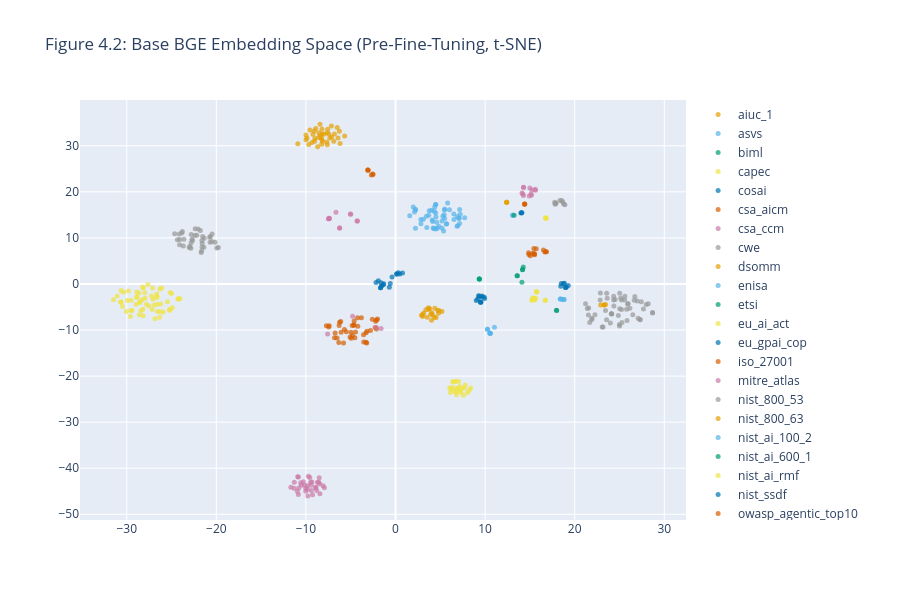

The notebook cell saved with this chart:
### Code cell
"""
Interactive t-SNE scatter plot of base BGE embeddings, colored by framework.

Each point is a security control, positioned by its 2D t-SNE projection.
Colors distinguish frameworks. In the BASE (pre-fine-tuning) space, controls
from different frameworks are often interleaved — the model hasn't learned
to separate security domains. Compare with the post-fine-tuning t-SNE in Section 5.

Hover over points to see the full control_id (framework::control_name).
"""
# Assign a unique color to each framework using the Okabe-Ito palette (cycles if >8)
unique_fws = sorted(set(sample_frameworks))
fw_color_map = {fw: OKABE_ITO[i % len(OKABE_ITO)] for i, fw in enumerate(unique_fws)}

fig = go.Figure()
for fw in unique_fws:
    mask = [f == fw for f in sample_frameworks]
    fw_coords = coords[mask]
    fw_ids_filtered = [str(sample_ids[i]) for i, m in enumerate(mask) if m]
    fig.add_trace(go.Scatter(
        x=fw_coords[:, 0], y=fw_coords[:, 1],
        mode="markers",
        name=fw,
        marker=dict(size=5, color=fw_color_map[fw], opacity=0.7),
        text=fw_ids_filtered,
        hovertemplate="%{text}<extra>%{fullData.name}</extra>",
    ))
fig_num = fig_counter.next(4)
plotly_with_fallback(fig, fig_num, "Base BGE Embedding Space (Pre-Fine-Tuning, t-SNE)")

### Figure 1 — Plotly figure (JSON) as saved in the notebook; plotly's stock layout.template omitted (floating-point values rounded to 4 significant figures)
{"data": [{"hovertemplate": "%{text}<extra>%{fullData.name}</extra>", "marker": {"color": "#E69F00", "opacity": 0.7, "size": 5}, "mode": "markers", "name": "aiuc_1", "text": ["aiuc_1::B004.4", "aiuc_1::C007.1", "aiuc_1::B004.2", "aiuc_1::C009.1", "aiuc_1::C005.3", "aiuc_1::B008.4", "aiuc_1::D001.3", "aiuc_1::B008.3", "aiuc_1::E002.2", "aiuc_1::C008.1", "aiuc_1::C003.3", "aiuc_1::E016.5", "aiuc_1::B004.1", "aiuc_1::B008.2", "aiuc_1::D004.1", "aiuc_1::E011.1", "aiuc_1::E010.1", "aiuc_1::E013.1", "aiuc_1::C002.1", "aiuc_1::E008.2"], "type": "scatter", "x": [3.658, 3.939, 4.38, 4.125, 3.035, 3.803, 3.025, 3.149, 5.182, 4.038, 2.898, 4.025, 3.721, 4.707, 3.39, 4.323, 4.531, 3.55, 4.789, 4.885], "y": [-5.145, -6.551, -5.269, -6.66, -7.082, -5.348, -6.638, -6.283, -5.991, -6.273, -6.803, -7.852, -5.566, -5.687, -5.603, -7.238, -7.26, -7.246, -6.367, -5.811]}, {"hovertemplate": "%{text}<extra>%{fullData.name}</extra>", "marker": {"color": "#56B4E9", "opacity": 0.7, "size": 5}, "mode": "markers", "name": "asvs", "text": ["asvs::asvs:V12.3.5", "asvs::asvs:V9.1.2", "asvs::asvs:V9.2.5", "asvs::asvs:V5.2.1", "asvs::asvs:V8.1.4", "asvs::asvs:V13.2.6", "asvs::asvs:V4.1.2", "asvs::asvs:V12.3.3", "asvs::asvs:V14.5.4", "asvs::asvs:V4.2.2", "asvs::asvs:V6.3.1", "asvs::asvs:V3.2.1", "asvs::asvs:V1.11.3", "asvs::asvs:V3.4.4", "asvs::asvs:V2.9.3", "asvs::asvs:V10.3.2", "asvs::asvs:V8.3.1", "asvs::asvs:V6.3.2", "asvs::asvs:V10.2.5", "asvs::asvs:V4.2.1", "asvs::asvs:V14.4.5", "asvs::asvs:V5.5.3", "asvs::asvs:V12.1.1", "asvs::asvs:V10.1.1", "asvs::asvs:V2.7.2", "asvs::asvs:V4.3.2", "asvs::asvs:V1.2.1", "asvs::asvs:V1.1.4", "asvs::asvs:V14.2.1", "asvs::asvs:V10.2.3", "asvs::asvs:V1.2.4", "asvs::asvs:V2.4.5", "asvs::asvs:V2.2.2", "asvs::asvs:V2.10.3", "asvs::asvs:V1.9.1", "asvs::asvs:V2.8.5", "asvs::asvs:V1.1.5", "asvs::asvs:V13.2.5", "asvs::asvs:V6.2.7", "asvs::asvs:V9.2.4", "asvs::asvs:V5.2.2", "asvs::asvs:V12.4.2", "asvs::asvs:V2.8.3", "asvs::asvs:V2.1.4", "asvs::asvs:V14.2.6", "asvs::asvs:V14.4.3", "asvs::asvs:V13.3.1", "asvs::asvs:V3.5.3", "asvs::asvs:V14.1.3", "asvs::asvs:V6.1.3", "asvs::asvs:V2.5.2"], "type": "scatter", "x": [5.462, 5.492, 7.721, 6.898, 2.223, 4.103, 4.269, 4.025, 6.87, 5.189, 2.204, 4.514, 3.764, 2.837, 4.478, 4.473, 1.976, 2.121, 7.157, 4.488, 6.941, 6.017, 5.428, 5.818, 5.707, 2.824, 5.191, 3.493, 4.594, 4.491, 4.666, 7.15, 5.675, 4.372, 5.283, 7.224, 6.507, 6.522, 1.583, 5.37, 7.105, 4.814, 4.32, 4.204, 4.133, 3.106, 3.709, 5.49, 3.449, 2.247, 7.065], "y": [16.08, 14.21, 14.36, 14.63, 12.11, 13.86, 12.05, 16.02, 12.55, 12.17, 16.24, 14.54, 15.89, 13.08, 15.43, 17.23, 16.71, 15.62, 16.18, 11.95, 12.62, 16.14, 15.05, 17.57, 13.05, 14.02, 13.67, 12.25, 13.43, 17.26, 12.1, 13.15, 13.02, 16.7, 14.68, 15.13, 15.17, 14.02, 14.8, 11.51, 14.27, 12.54, 15.81, 12.16, 13.58, 14.04, 14.93, 16.26, 14.69, 16.1, 14.26]}, {"hovertemplate": "%{text}<extra>%{fullData.name}</extra>", "marker": {"color": "#009E73", "opacity": 0.7, "size": 5}, "mode": "markers", "name": "biml", "text": ["biml::biml:BIML-24(LLM): input:2", "biml::biml:BIML-78(2020): data:1", "biml::biml:BIML-78(2020): data:2", "biml::biml:BIML-24(LLM): model:6", "biml::biml:BIML-78(2020): system:8", "biml::biml:inference:4"], "type": "scatter", "x": [13.6, 14.19, 14.17, 13.56, 14.26, 14.11], "y": [1.764, 3.118, 3.098, 1.786, 3.689, 0.3509]}, {"hovertemplate": "%{text}<extra>%{fullData.name}</extra>", "marker": {"color": "#F0E442", "opacity": 0.7, "size": 5}, "mode": "markers", "name": "capec", "text": ["capec::capec:460", "capec::capec:20", "capec::capec:538", "capec::capec:115", "capec::capec:79", "capec::capec:105", "capec::capec:23", "capec::capec:136", "capec::capec:175", "capec::capec:504", "capec::capec:297", "capec::capec:468", "capec::capec:170", "capec::capec:102", "capec::capec:21", "capec::capec:317", "capec::capec:28", "capec::capec:185", "capec::capec:306", "capec::capec:110", "capec::capec:184", "capec::capec:101", "capec::capec:307", "capec::capec:150", "capec::capec:42", "capec::capec:250", "capec::capec:615", "capec::capec:10", "capec::capec:51", "capec::capec:263", "capec::capec:693", "capec::capec:441", "capec::capec:197", "capec::capec:261", "capec::capec:645", "capec::capec:285", "capec::capec:593", "capec::capec:125", "capec::capec:654", "capec::capec:564", "capec::capec:216", "capec::capec:83", "capec::capec:62", "capec::capec:22", "capec::capec:555", "capec::capec:212", "capec::capec:695", "capec::capec:161", "capec::capec:251", "capec::capec:3", "capec::capec:15", "capec::capec:142", "capec::capec:85", "capec::capec:309", "capec::capec:233", "capec::capec:591", "capec::capec:268", "capec::capec:57", "capec::capec:31"], "type": "scatter", "x": [-26.3, -27.07, -25.0, -27.98, -31.49, -26.65, -26.94, -30.05, -28.86, -24.07, -30.38, -25.14, -28.88, -28.41, -28.17, -30.68, -27.12, -28.88, -29.82, -27.23, -28.15, -26.84, -31.07, -28.27, -29.54, -28.57, -26.26, -26.62, -28.58, -27.81, -25.21, -26.1, -30.65, -29.51, -26.56, -27.64, -25.21, -28.97, -24.22, -24.28, -28.23, -29.59, -28.2, -27.52, -25.45, -28.64, -25.93, -27.94, -28.54, -24.91, -27.14, -29.4, -26.65, -30.64, -26.58, -26.33, -29.93, -26.2, -30.48], "y": [-1.067, -3.325, -2.062, -1.928, -3.41, -2.658, -4.555, -5.954, -2.951, -3.199, -1.782, -1.824, -2.782, -5.735, -6.924, -3.935, -0.8625, -1.739, -1.502, -2.594, -0.8978, -7.548, -2.59, -3.399, -5.765, -4.01, -6.039, -2.962, -6.692, -4.397, -5.714, -0.8636, -3.97, -3.535, -5.955, -0.1113, -5.467, -4.439, -3.208, -3.241, -0.6578, -7.034, -5.467, -4.795, -3.878, -1.957, -6.059, -3.093, -3.936, -5.138, -5.556, -5.785, -2.16, -1.398, -4.407, -7.228, -3.585, -4.354, -4.883]}, {"hovertemplate": "%{text}<extra>%{fullData.name}</extra>", "marker": {"color": "#0072B2", "opacity": 0.7, "size": 5}, "mode": "markers", "name": "cosai", "text": ["cosai::FLP", "cosai::DMS", "cosai::MRE", "cosai::DP", "cosai::UTD", "cosai::ISD", "cosai::controlOutputValidationAndSanitization", "cosai::PCP", "cosai::controlIncidentResponseManagement", "cosai::SDD", "cosai::controlRedTeaming", "cosai::controlUserTransparencyAndControls", "cosai::controlInternalPoliciesAndEducation", "cosai::controlModelPrivacyEnhancingTechnologies", "cosai::EDH-I", "cosai::IMO"], "type": "scatter", "x": [-1.664, -1.354, -0.6898, -1.562, -2.173, -1.614, 0.3039, -1.677, 0.1406, -1.319, 0.4677, 0.7803, -0.3876, 0.1256, -0.5835, -1.917], "y": [-0.8377, -0.1672, -0.6848, -0.4264, 0.3375, 0.2634, 2.418, -0.8097, 2.114, 0.06516, 2.149, 2.364, 1.488, 2.212, 0.09964, 0.6872]}, {"hovertemplate": "%{text}<extra>%{fullData.name}</extra>", "marker": {"color": "#D55E00", "opacity": 0.7, "size": 5}, "mode": "markers", "name": "csa_aicm", "text": ["csa_aicm::MDS-07", "csa_aicm::TVM-13", "csa_aicm::STA-15", "csa_aicm::MDS-01", "csa_aicm::DSP-21", "csa_aicm::STA-02", "csa_aicm::STA-05", "csa_aicm::CEK-01", "csa_aicm::HRS-13", "csa_aicm::MDS-04", "csa_aicm::AIS-02", "csa_aicm::DSP-03", "csa_aicm::TVM-05", "csa_aicm::SEF-04", "csa_aicm::UEM-07", "csa_aicm::IAM-18", "csa_aicm::SEF-09", "csa_aicm::AIS-09", "csa_aicm::DCS-13", "csa_aicm::CEK-18", "csa_aicm::CCC-03", "csa_aicm::DSP-02", "csa_aicm::UEM-10", "csa_aicm::STA-09", "csa_aicm::IAM-06", "csa_aicm::IAM-04", "csa_aicm::DCS-09", "csa_aicm::AIS-07", "csa_aicm::LOG-09", "csa_aicm::I&S-06", "csa_aicm::I&S-02", "csa_aicm::BCR-06", "csa_aicm::LOG-03", "csa_aicm::DCS-06", "csa_aicm::CEK-06", "csa_aicm::IAM-14", "csa_aicm::HRS-04", "csa_aicm::DSP-18", "csa_aicm::BCR-04", "csa_aicm::STA-12"], "type": "scatter", "x": [-7.4, -6.331, -3.29, -7.715, -2.011, -2.793, -3.57, -3.216, -6.807, -7.455, -2.274, -2.585, -5.8, -5.708, -6.242, -4.465, -4.645, -4.641, -6.518, -3.283, -3.806, -2.213, -6.115, -4.208, -4.811, -5.487, -4.837, -6.294, -4.614, -4.535, -2.133, -4.943, -4.239, -5.072, -3.546, -4.957, -6.741, -2.128, -6.07, -3.186], "y": [-9.048, -12.69, -10.58, -9.053, -7.63, -10.07, -11.02, -12.8, -11.68, -9.334, -9.465, -7.671, -12.84, -9.896, -8.302, -10.45, -8.986, -8.933, -11.71, -12.66, -7.326, -8.098, -8.124, -9.161, -11.21, -10.35, -9.006, -9.019, -8.016, -11.68, -9.794, -11.78, -7.343, -11.54, -12.62, -10.47, -10.62, -7.825, -10.47, -10.26]}, {"hovertemplate": "%{text}<extra>%{fullData.name}</extra>", "marker": {"color": "#CC79A7", "opacity": 0.7, "size": 5}, "mode": "markers", "name": "csa_ccm", "text": ["csa_ccm::csa_ccm:HRS", "csa_ccm::csa_ccm:IVS-02", "csa_ccm::csa_ccm:AIS-02", "csa_ccm::csa_ccm:LOG"], "type": "scatter", "x": [-7.579, -1.611, -2.14, -4.79], "y": [-10.85, -9.659, -9.437, -7.002]}, {"hovertemplate": "%{text}<extra>%{fullData.name}</extra>", "marker": {"color": "#999999", "opacity": 0.7, "size": 5}, "mode": "markers", "name": "cwe", "text": ["cwe::cwe:287", "cwe::cwe:155", "cwe::cwe:332", "cwe::cwe:16", "cwe::cwe:1235", "cwe::cwe:272", "cwe::cwe:250", "cwe::cwe:539", "cwe::cwe:1009", "cwe::cwe:98", "cwe::cwe:300", "cwe::cwe:353", "cwe::cwe:1104", "cwe::cwe:566", "cwe::cwe:532", "cwe::cwe:779", "cwe::cwe:829", "cwe::cwe:436", "cwe::cwe:528", "cwe::cwe:226", "cwe::cwe:138", "cwe::cwe:304", "cwe::cwe:310", "cwe::cwe:1230", "cwe::cwe:334", "cwe::cwe:390", "cwe::cwe:89", "cwe::cwe:96", "cwe::cwe:233", "cwe::cwe:1297", "cwe::cwe:346", "cwe::cwe:613", "cwe::cwe:1240", "cwe::cwe:400", "cwe::cwe:1267", "cwe::cwe:116", "cwe::cwe:521"], "type": "scatter", "x": [-21.6, -22.18, -20.14, -21.36, -23.62, -20.7, -21.57, -22.8, -24.15, -24.65, -22.95, -22.66, -24.1, -20.67, -22.41, -23.85, -23.79, -20.75, -21.69, -21.39, -21.78, -22.84, -23.03, -24.09, -20.5, -22.37, -22.03, -21.53, -22.72, -19.78, -20.48, -22.81, -24.35, -21.61, -19.95, -23.69, -21.64], "y": [8.035, 10.58, 9.059, 9.95, 9.729, 9.067, 8.838, 10.73, 10.86, 10.91, 8.2, 9.441, 8.503, 10.29, 10.51, 11.07, 11.42, 10.12, 6.814, 7.975, 11.62, 7.777, 7.923, 9.641, 9.214, 11.99, 11.92, 10.3, 9.708, 7.921, 10.83, 8.966, 9.591, 9.43, 7.801, 8.271, 7.136]}, {"hovertemplate": "%{text}<extra>%{fullData.name}</extra>", "marker": {"color": "#E69F00", "opacity": 0.7, "size": 5}, "mode": "markers", "name": "dsomm", "text": ["dsomm::dsomm:3d1f4c3b-f713-46d9-933a-54a014a26c03", "dsomm::dsomm:bfdb576e-a416-4ec6-96fe-a078d58b2ff8", "dsomm::dsomm:46d6a2a8-f9dc-4c15-9fc8-1723cfecbddc", "dsomm::dsomm:f8e80f18-2503-4e3e-b3bc-7f67bb28defe", "dsomm::dsomm:f0e01814-3b88-4bd0-a3a9-f91db001d20b-advanced", "dsomm::dsomm:a8d7d1f1-fc24-49ab-8fb6-f3a03da9c61d", "dsomm::dsomm:e9a6d403-a467-445e-b98a-74f0c29da0b1", "dsomm::dsomm:a511799b-045e-4b96-9843-7d63d8c1e2ad", "dsomm::dsomm:5b5a1eb2-113f-41fb-a3d6-06af4fdc9cea", "dsomm::dsomm:7c735089-6a83-419f-8b27-c1e676cedea1", "dsomm::dsomm:fe875e17-ae4a-45f8-a359-244aa4fcbc04", "dsomm::dsomm:4ce24abd-8ba6-494c-828d-4d193e28e4a1", "dsomm::dsomm:67e1a9aa-9fbf-4ec5-a2de-400f01960c51", "dsomm::dsomm:00e91a8a-3972-4692-8679-674ab8547486", "dsomm::dsomm:6d2c3ac6-8afc-4af6-a5e9-6188341aca01", "dsomm::dsomm:74938a3f-1269-49b9-9d0f-c43a79a1985a", "dsomm::dsomm:10e23a8c-22ff-4487-a706-87ccc9d0798e", "dsomm::dsomm:dcf9601b-b4f2-4e25-9143-e39af75f7c33", "dsomm::dsomm:1cd5e4b8-be36-4726-adc7-d8f843f47ac8", "dsomm::dsomm:7a82020c-94d1-471c-bbd3-5f7fe7df4876", "dsomm::dsomm:67667c97-c33e-4306-a4e5-e7b1d8e10c5a", "dsomm::dsomm:26e1c6d5-5632-4ec7-80d2-e564b98732ad", "dsomm::dsomm:1bd78cdd-ef11-4bb5-9b58-5af2e25fe1c5", "dsomm::dsomm:12c90cc6-3d58-4d9b-82ff-d469d2a0c298", "dsomm::dsomm:58c46807-fee9-448b-b6dd-8050c464ab52", "dsomm::dsomm:6e180abc-7c98-4265-b4e9-852cb91b067b", "dsomm::dsomm:5e0ff85b-ec89-4ef0-96b1-5695fa0025dc", "dsomm::dsomm:65a2d7d9-5441-46bf-a4e3-f76919857750", "dsomm::dsomm:f4ff841d-3b2a-45d9-853e-5ec7ecbcb054", "dsomm::dsomm:5786959d-0c6f-46a6-8e1c-a32ff1a50222", "dsomm::dsomm:a340f46b-6360-4cb8-847b-a0d3483d09d3", "dsomm::dsomm:e237176b-bec5-447d-a926-e37d6dd60e4b", "dsomm::dsomm:31833d56-35af-4ef3-9300-f23d27646ce7", "dsomm::dsomm:29318d60-18ce-4526-80ea-f5928e49f639", "dsomm::dsomm:017d9e26-42b5-49a4-b945-9f59b308fb99", "dsomm::dsomm:48e92bb1-fdba-40e8-b6c2-35de0d431833", "dsomm::dsomm:613a73dc-4f60-49db-a6ce-4fb7bf8519f9", "dsomm::dsomm:58825d22-1ce6-4748-af81-0ec9956e4129", "dsomm::dsomm:8a442d8e-0eb1-4793-a513-571aef982edd"], "type": "scatter", "x": [-9.883, -5.676, -8.292, -7.67, -6.189, -8.608, -8.206, -7.566, -7.158, -9.546, -8.689, -6.814, -9.996, -8.9, -7.44, -8.554, -9.678, -7.129, -6.423, -9.008, -9.068, -7.645, -7.342, -9.027, -6.265, -8.194, -6.894, -9.215, -9.989, -8.223, -8.426, -6.509, -8.145, -7.609, -10.91, -7.982, -9.326, -8.239, -8.383], "y": [31.67, 32.15, 31.72, 30.83, 30.5, 31.8, 33.62, 33.6, 34.28, 33.41, 29.79, 32.58, 32.36, 33.77, 32.54, 32.85, 30.3, 31.92, 31.71, 31.59, 33.19, 32.82, 31.7, 30.98, 33.17, 32.61, 31.0, 32.48, 31.29, 31.37, 34.7, 33.95, 30.97, 30.25, 30.45, 32.52, 30.72, 30.36, 32.21]}, {"hovertemplate": "%{text}<extra>%{fullData.name}</extra>", "marker": {"color": "#56B4E9", "opacity": 0.7, "size": 5}, "mode": "markers", "name": "enisa", "text": ["enisa::enisa:Table 3:", "enisa::enisa:ensure-reliable-sources-are-used", "enisa::enisa:Table 5:", "enisa::enisa:Table 5:", "enisa::enisa:Table 5:", "enisa::enisa:Table 3:", "enisa::enisa:Table 5:"], "type": "scatter", "x": [10.27, 11.04, 10.56, 10.56, 10.56, 10.27, 10.56], "y": [-9.834, -9.414, -10.71, -10.71, -10.71, -9.834, -10.71]}, {"hovertemplate": "%{text}<extra>%{fullData.name}</extra>", "marker": {"color": "#009E73", "opacity": 0.7, "size": 5}, "mode": "markers", "name": "etsi", "text": ["etsi::etsi:6.2.2", "etsi::etsi:6.4.1", "etsi::etsi:6.3.3"], "type": "scatter", "x": [9.353, 9.355, 9.349], "y": [1.071, 1.079, 1.077]}, {"hovertemplate": "%{text}<extra>%{fullData.name}</extra>", "marker": {"color": "#F0E442", "opacity": 0.7, "size": 5}, "mode": "markers", "name": "eu_ai_act", "text": ["eu_ai_act::AIA-Art104", "eu_ai_act::AIA-AnnexIII", "eu_ai_act::AIA-Art101", "eu_ai_act::AIA-Art89", "eu_ai_act::AIA-Art109", "eu_ai_act::AIA-Art86", "eu_ai_act::AIA-Art24", "eu_ai_act::AIA-AnnexII", "eu_ai_act::AIA-Art71", "eu_ai_act::AIA-Art56", "eu_ai_act::AIA-Art38", "eu_ai_act::AIA-Art66", "eu_ai_act::AIA-Art82", "eu_ai_act::AIA-Art92", "eu_ai_act::AIA-Art54", "eu_ai_act::AIA-Art53", "eu_ai_act::AIA-Art62", "eu_ai_act::AIA-Art22", "eu_ai_act::AIA-AnnexI", "eu_ai_act::AIA-AnnexXIII", "eu_ai_act::AIA-Art102", "eu_ai_act::AIA-Art98", "eu_ai_act::AIA-Art87"], "type": "scatter", "x": [6.047, 6.389, 6.353, 6.918, 6.213, 8.385, 6.098, 6.768, 7.151, 7.571, 7.791, 7.694, 7.189, 6.761, 8.222, 8.013, 7.276, 6.805, 7.033, 6.496, 6.535, 6.836, 7.395], "y": [-22.59, -21.15, -22.44, -22.73, -22.77, -22.6, -23.56, -21.14, -22.24, -24.18, -21.92, -22.52, -23.25, -23.4, -23.14, -23.6, -23.47, -24.06, -21.17, -21.26, -23.32, -22.62, -22.68]}, {"hovertemplate": "%{text}<extra>%{fullData.name}</extra>", "marker": {"color": "#0072B2", "opacity": 0.7, "size": 5}, "mode": "markers", "name": "eu_gpai_cop", "text": ["eu_gpai_cop::GPAI-SS-M6.1", "eu_gpai_cop::GPAI-SS-M3.2", "eu_gpai_cop::GPAI-SS-M6.2", "eu_gpai_cop::GPAI-C-M1.4", "eu_gpai_cop::GPAI-C-M1.5", "eu_gpai_cop::GPAI-SS-M4.2", "eu_gpai_cop::GPAI-SS-M7.5", "eu_gpai_cop::GPAI-SS-M9.3", "eu_gpai_cop::GPAI-T-M1.1", "eu_gpai_cop::GPAI-C-M1.2", "eu_gpai_cop::GPAI-SS-M1.1"], "type": "scatter", "x": [9.335, 9.944, 9.64, 9.499, 9.49, 9.888, 9.649, 9.275, 9.011, 9.536, 9.17], "y": [-2.648, -3.17, -2.595, -3.947, -3.99, -2.811, -2.841, -2.53, -3.56, -3.898, -3.269]}, {"hovertemplate": "%{text}<extra>%{fullData.name}</extra>", "marker": {"color": "#D55E00", "opacity": 0.7, "size": 5}, "mode": "markers", "name": "iso_27001", "text": ["iso_27001::iso_27001:5.5", "iso_27001::iso_27001:8.6", "iso_27001::iso_27001:5.19", "iso_27001::iso_27001:7.11", "iso_27001::iso_27001:8.17", "iso_27001::iso_27001:8.33", "iso_27001::iso_27001:8.18", "iso_27001::iso_27001:5.21", "iso_27001::iso_27001:8.28", "iso_27001::iso_27001:7.13", "iso_27001::iso_27001:8.16", "iso_27001::iso_27001:8.29", "iso_27001::iso_27001:5.20"], "type": "scatter", "x": [16.85, 15.47, 16.67, 15.71, 15.33, 14.86, 15.5, 16.51, 14.88, 15.44, 15.52, 15.05, 16.78], "y": [7.019, 6.493, 6.948, 7.664, 6.686, 6.76, 6.537, 7.361, 6.41, 7.691, 6.355, 6.122, 6.983]}, {"hovertemplate": "%{text}<extra>%{fullData.name}</extra>", "marker": {"color": "#CC79A7", "opacity": 0.7, "size": 5}, "mode": "markers", "name": "mitre_atlas", "text": ["mitre_atlas::AML.T0095", "mitre_atlas::AML.T0051", "mitre_atlas::AML.T0012", "mitre_atlas::AML.T0034.001", "mitre_atlas::AML.T0067", "mitre_atlas::AML.T0069.000", "mitre_atlas::AML.T0065", "mitre_atlas::AML.T0094", "mitre_atlas::AML.T0018", "mitre_atlas::AML.M0025", "mitre_atlas::AML.T0011.003", "mitre_atlas::AML.T0085.000", "mitre_atlas::AML.T0034", "mitre_atlas::AML.T0002", "mitre_atlas::AML.T0050", "mitre_atlas::AML.T0069.001", "mitre_atlas::AML.M0024", "mitre_atlas::AML.T0029", "mitre_atlas::AML.T0063", "mitre_atlas::AML.T0016.000", "mitre_atlas::AML.T0099", "mitre_atlas::AML.T0013", "mitre_atlas::AML.M0031", "mitre_atlas::AML.T0085.001", "mitre_atlas::AML.T0091", "mitre_atlas::AML.T0043.001", "mitre_atlas::AML.T0008.003", "mitre_atlas::AML.T0036", "mitre_atlas::AML.M0011", "mitre_atlas::AML.T0043.002", "mitre_atlas::AML.M0013", "mitre_atlas::AML.T0105", "mitre_atlas::AML.T0008.001", "mitre_atlas::AML.T0018.002"], "type": "scatter", "x": [-8.092, -11.33, -10.02, -9.567, -10.29, -9.468, -11.3, -8.721, -8.796, -9.258, -10.8, -8.931, -9.72, -9.849, -11.68, -9.337, -9.778, -8.435, -10.58, -10.13, -8.563, -10.85, -10.85, -8.879, -8.489, -9.802, -10.51, -8.517, -10.95, -10.02, -10.91, -7.935, -9.41, -9.399], "y": [-43.8, -44.34, -44.98, -41.99, -42.92, -43.06, -43.07, -43.04, -44.84, -45.74, -44.3, -44.26, -41.72, -44.57, -44.12, -43.01, -46.0, -45.55, -43.13, -43.68, -43.04, -41.9, -45.68, -44.15, -43.35, -43.79, -43.69, -42.09, -45.02, -44.37, -41.82, -44.26, -43.71, -44.84]}, {"hovertemplate": "%{text}<extra>%{fullData.name}</extra>", "marker": {"color": "#999999", "opacity": 0.7, "size": 5}, "mode": "markers", "name": "nist_800_53", "text": ["nist_800_53::nist_800_53:sc-21-secure-name-address-resolution-service-recursive-or-caching-resolver", "nist_800_53::nist_800_53:pe-17-alternate-work-site", "nist_800_53::nist_800_53:pt-5-privacy-notice", "nist_800_53::nist_800_53:cm-3-configuration-change-control", "nist_800_53::nist_800_53:sc-23-1", "nist_800_53::nist_800_53:at-4-training-records", "nist_800_53::nist_800_53:ma-5-maintenance-personnel", "nist_800_53::nist_800_53:pe-4-access-control-for-transmission", "nist_800_53::nist_800_53:pm-28-risk-framing", "nist_800_53::nist_800_53:sr-4-provenance", "nist_800_53::nist_800_53:au-9-protection-of-audit-information", "nist_800_53::nist_800_53:ir-3-incident-response-testing", "nist_800_53::nist_800_53:pe-20-asset-monitoring-and-tracking", "nist_800_53::nist_800_53:ir-6-incident-reporting", "nist_800_53::nist_800_53:sc-24-fail-in-known-state", "nist_800_53::nist_800_53:pe-16-delivery-and-removal", "nist_800_53::nist_800_53:sc-40-wireless-link-protection", "nist_800_53::nist_800_53:sc-5-denial-of-service-protection", "nist_800_53::nist_800_53:sc-50-software-enforced-separation-and-policy-enforcement", "nist_800_53::nist_800_53:cp-4-contingency-plan-testing", "nist_800_53::nist_800_53:sc-18-mobile-code", "nist_800_53::nist_800_53:at-1-policy-and-procedures", "nist_800_53::nist_800_53:cp-9-system-backup", "nist_800_53::nist_800_53:pe-11-emergency-power", "nist_800_53::nist_800_53:cp-3-contingency-training", "nist_800_53::nist_800_53:sc-11-trusted-path", "nist_800_53::nist_800_53:ma-1-policy-and-procedures", "nist_800_53::nist_800_53:si-23-information-fragmentation", "nist_800_53::nist_800_53:sc-28-protection-of-information-at-rest", "nist_800_53::nist_800_53:sa-23-specialization", "nist_800_53::nist_800_53:sr-6-supplier-assessments-and-reviews", "nist_800_53::nist_800_53:au-12-audit-record-generation", "nist_800_53::nist_800_53:sc-23-session-authenticity", "nist_800_53::nist_800_53:au-3-content-of-audit-records", "nist_800_53::nist_800_53:sa-17-developer-security-and-privacy-architecture-and-design", "nist_800_53::nist_800_53:ra-9-criticality-analysis", "nist_800_53::nist_800_53:sc-39-process-isolation", "nist_800_53::nist_800_53:sc-12-cryptographic-key-establishment-and-management", "nist_800_53::nist_800_53:pm-6-measures-of-performance", "nist_800_53::nist_800_53:pt-7-specific-categories-of-personally-identifiable-information", "nist_800_53::nist_800_53:cp-6-alternate-storage-site", "nist_800_53::nist_800_53:pm-8-critical-infrastructure-plan", "nist_800_53::nist_800_53:au-10-non-repudiation", "nist_800_53::nist_800_53:sc-16-transmission-of-security-and-privacy-attributes", "nist_800_53::nist_800_53:si-21-information-refresh", "nist_800_53::nist_800_53:pm-10-authorization-process", "nist_800_53::nist_800_53:pm-17-protecting-controlled-unclassified-information-on-external-systems", "nist_800_53::nist_800_53:cm-9-configuration-management-plan", "nist_800_53::nist_800_53:ia-1-policy-and-procedures", "nist_800_53::nist_800_53:at-2-literacy-training-and-awareness", "nist_800_53::nist_800_53:pl-9-central-management", "nist_800_53::nist_800_53:pm-24-data-integrity-board", "nist_800_53::nist_800_53:mp-7-media-use"], "type": "scatter", "x": [25.6, 28.69, 25.02, 25.01, 24.52, 21.56, 23.44, 27.44, 23.56, 21.21, 27.08, 21.92, 27.98, 21.92, 24.35, 28.21, 26.72, 25.23, 25.96, 23.15, 25.02, 24.08, 25.84, 27.67, 23.08, 25.14, 24.13, 22.87, 26.15, 23.57, 21.53, 27.31, 24.35, 27.28, 26.65, 21.68, 25.91, 25.58, 22.26, 25.23, 28.69, 23.98, 26.49, 26.99, 22.84, 24.87, 25.79, 24.99, 24.12, 21.41, 25.28, 23.63, 24.38], "y": [-2.665, -6.198, -5.394, -9.105, -3.367, -5.232, -5.763, -3.879, -7.786, -4.272, -7.448, -7.698, -4.446, -7.46, -2.671, -4.281, -2.694, -3.503, -4.26, -9.316, -2.031, -6.455, -7.927, -5.447, -9.323, -3.037, -6.478, -1.945, -5.259, -2.02, -6.757, -7.777, -3.467, -7.724, -3.538, -8.353, -4.381, -3.456, -6.654, -5.518, -6.316, -8.455, -6.668, -3.681, -3.458, -6.823, -5.464, -8.812, -6.534, -5.301, -8.37, -3.075, -4.755]}, {"hovertemplate": "%{text}<extra>%{fullData.name}</extra>", "marker": {"color": "#E69F00", "opacity": 0.7, "size": 5}, "mode": "markers", "name": "nist_800_63", "text": ["nist_800_63::nist_800_63:7-2-1", "nist_800_63::nist_800_63:6-1-4", "nist_800_63::nist_800_63:5-2-9", "nist_800_63::nist_800_63:5-2-5"], "type": "scatter", "x": [23.44, 22.89, 23.25, 23.3], "y": [-4.432, -4.545, -4.571, -4.553]}, {"hovertemplate": "%{text}<extra>%{fullData.name}</extra>", "marker": {"color": "#56B4E9", "opacity": 0.7, "size": 5}, "mode": "markers", "name": "nist_ai_100_2", "text": ["nist_ai_100_2::nist_ai_100_2:Sec. 2.2.4", "nist_ai_100_2::nist_ai_100_2:Sec. 2.4", "nist_ai_100_2::nist_ai_100_2:Sec. 2.4.3", "nist_ai_100_2::nist_ai_100_2:Sec. 3.2.2", "nist_ai_100_2::nist_ai_100_2:Sec. 3.2"], "type": "scatter", "x": [18.41, 18.38, 18.6, 18.77, 18.82], "y": [-3.25, -3.236, -3.302, -3.354, -3.373]}, {"hovertemplate": "%{text}<extra>%{fullData.name}</extra>", "marker": {"color": "#009E73", "opacity": 0.7, "size": 5}, "mode": "markers", "name": "nist_ai_600_1", "text": ["nist_ai_600_1::GAI-INFOSEC", "nist_ai_600_1::GAI-INFOINTEG"], "type": "scatter", "x": [17.99, 17.96], "y": [-5.752, -5.72]}, {"hovertemplate": "%{text}<extra>%{fullData.name}</extra>", "marker": {"color": "#F0E442", "opacity": 0.7, "size": 5}, "mode": "markers", "name": "nist_ai_rmf", "text": ["nist_ai_rmf::MAP 4.2", "nist_ai_rmf::MAP 2.1", "nist_ai_rmf::MEASURE 2.10", "nist_ai_rmf::GOVERN 1.1", "nist_ai_rmf::GOVERN 1.2", "nist_ai_rmf::MAP 5.2", "nist_ai_rmf::GOVERN 1.4", "nist_ai_rmf::MAP 5.1", "nist_ai_rmf::MEASURE 2.9", "nist_ai_rmf::MAP 3.3", "nist_ai_rmf::MAP 4.1"], "type": "scatter", "x": [15.64, 15.51, 16.72, 15.74, 15.78, 15.55, 15.7, 15.29, 16.72, 15.2, 15.32], "y": [-3.102, -3.165, -3.511, -1.698, -1.739, -3.49, -1.7, -3.327, -3.543, -3.598, -2.975]}, {"hovertemplate": "%{text}<extra>%{fullData.name}</extra>", "marker": {"color": "#0072B2", "opacity": 0.7, "size": 5}, "mode": "markers", "name": "nist_ssdf", "text": ["nist_ssdf::nist_ssdf:RV.1.1", "nist_ssdf::nist_ssdf:PW.9.2", "nist_ssdf::nist_ssdf:PS.3.2", "nist_ssdf::nist_ssdf:PO.2.2", "nist_ssdf::nist_ssdf:PO.2.3", "nist_ssdf::nist_ssdf:PO.1.1", "nist_ssdf::nist_ssdf:PW.1.1", "nist_ssdf::nist_ssdf:RV.3.4"], "type": "scatter", "x": [18.5, 19.28, 19.0, 19.07, 18.97, 18.74, 18.85, 18.44], "y": [0.115, -0.3121, -0.7455, -0.662, -0.7642, 0.1122, 0.1601, -0.5028]}, {"hovertemplate": "%{text}<extra>%{fullData.name}</extra>", "marker": {"color": "#D55E00", "opacity": 0.7, "size": 5}, "mode": "markers", "name": "owasp_agentic_top10", "text": ["owasp_agentic_top10::ASI05", "owasp_agentic_top10::ASI08", "owasp_agentic_top10::ASI07"], "type": "scatter", "x": [14.4, 14.42, 14.42], "y": [17.33, 17.37, 17.37]}, {"hovertemplate": "%{text}<extra>%{fullData.name}</extra>", "marker": {"color": "#CC79A7", "opacity": 0.7, "size": 5}, "mode": "markers", "name": "owasp_ai_exchange", "text": ["owasp_ai_exchange::TRAIN_ADVERSARIAL", "owasp_ai_exchange::DOS_INPUT_VALIDATION", "owasp_ai_exchange::OVERSIGHT", "owasp_ai_exchange::AI_TRANSPARENCY", "owasp_ai_exchange::SEC_DEV_PROGRAM", "owasp_ai_exchange::PROMPT_INJECTION_I/O_HANDLING", "owasp_ai_exchange::CONTINUOUS_VALIDATION", "owasp_ai_exchange::SMALL_MODEL", "owasp_ai_exchange::POISON_ROBUST_MODEL", "owasp_ai_exchange::MODEL_ALIGNMENT", "owasp_ai_exchange::MODEL_OBFUSCATION", "owasp_ai_exchange::ADVERSARIAL_ROBUST_DISTILLATION"], "type": "scatter", "x": [14.28, 14.21, 15.17, 15.13, 14.93, 14.27, 14.12, 15.62, 15.0, 15.59, 15.21, 14.29], "y": [20.95, 19.55, 19.24, 19.56, 19.11, 19.22, 19.74, 20.36, 20.82, 20.56, 20.42, 21.0]}, {"hovertemplate": "%{text}<extra>%{fullData.name}</extra>", "marker": {"color": "#999999", "opacity": 0.7, "size": 5}, "mode": "markers", "name": "owasp_cheat_sheets", "text": ["owasp_cheat_sheets::owasp_cheat_sheets:rest-assessment-cheat-sheet", "owasp_cheat_sheets::owasp_cheat_sheets:password-storage-cheat-sheet", "owasp_cheat_sheets::owasp_cheat_sheets:logging-cheat-sheet", "owasp_cheat_sheets::owasp_cheat_sheets:cross-site-request-forgery-prevention-cheat-sheet", "owasp_cheat_sheets::owasp_cheat_sheets:insecure-direct-object-reference-prevention-cheat-sheet", "owasp_cheat_sheets::owasp_cheat_sheets:attack-surface-analysis-cheat-sheet", "owasp_cheat_sheets::owasp_cheat_sheets:virtual-patching-cheat-sheet", "owasp_cheat_sheets::owasp_cheat_sheets:secrets-management-cheat-sheet", "owasp_cheat_sheets::owasp_cheat_sheets:mass-assignment-cheat-sheet"], "type": "scatter", "x": [18.36, 18.91, 18.67, 17.9, 17.9, 17.77, 17.81, 18.77, 18.55], "y": [18.14, 17.19, 17.8, 17.59, 17.45, 17.74, 17.33, 17.36, 18.13]}, {"hovertemplate": "%{text}<extra>%{fullData.name}</extra>", "marker": {"color": "#E69F00", "opacity": 0.7, "size": 5}, "mode": "markers", "name": "owasp_dsgai", "text": ["owasp_dsgai::DSGAI10", "owasp_dsgai::DSGAI09", "owasp_dsgai::DSGAI15"], "type": "scatter", "x": [12.41, 12.41, 12.4], "y": [17.75, 17.75, 17.76]}, {"hovertemplate": "%{text}<extra>%{fullData.name}</extra>", "marker": {"color": "#56B4E9", "opacity": 0.7, "size": 5}, "mode": "markers", "name": "owasp_llm_top10", "text": ["owasp_llm_top10::LLM02:2025", "owasp_llm_top10::LLM03:2025"], "type": "scatter", "x": [13.08, 13.09], "y": [14.91, 14.91]}, {"hovertemplate": "%{text}<extra>%{fullData.name}</extra>", "marker": {"color": "#009E73", "opacity": 0.7, "size": 5}, "mode": "markers", "name": "owasp_ml_top10", "text": ["owasp_ml_top10::owasp_ml_top10:ML05:2023"], "type": "scatter", "x": [13.24], "y": [14.93]}, {"hovertemplate": "%{text}<extra>%{fullData.name}</extra>", "marker": {"color": "#F0E442", "opacity": 0.7, "size": 5}, "mode": "markers", "name": "owasp_proactive_controls", "text": ["owasp_proactive_controls::owasp_proactive_controls:c7", "owasp_proactive_controls::owasp_proactive_controls:c8", "owasp_proactive_controls::owasp_proactive_controls:c4", "owasp_proactive_controls::owasp_proactive_controls:c1"], "type": "scatter", "x": [16.78, 16.78, 16.81, 16.76], "y": [14.31, 14.3, 14.27, 14.33]}, {"hovertemplate": "%{text}<extra>%{fullData.name}</extra>", "marker": {"color": "#0072B2", "opacity": 0.7, "size": 5}, "mode": "markers", "name": "owasp_top10_2021", "text": ["owasp_top10_2021::owasp_top10_2021:A09", "owasp_top10_2021::owasp_top10_2021:A05", "owasp_top10_2021::owasp_top10_2021:A10"], "type": "scatter", "x": [14.07, 13.99, 14.11], "y": [15.48, 15.42, 15.46]}, {"hovertemplate": "%{text}<extra>%{fullData.name}</extra>", "marker": {"color": "#D55E00", "opacity": 0.7, "size": 5}, "mode": "markers", "name": "samm", "text": ["samm::samm:I-SB-B", "samm::samm:D-SR-A", "samm::samm:V-AA-A", "samm::samm:G-EG-A", "samm::samm:O-EM-B", "samm::samm:D-TA-B"], "type": "scatter", "x": [-3.089, -2.539, -2.515, -2.694, -3.09, -3.051], "y": [24.77, 23.89, 23.76, 23.67, 24.75, 24.71]}, {"hovertemplate": "%{text}<extra>%{fullData.name}</extra>", "marker": {"color": "#CC79A7", "opacity": 0.7, "size": 5}, "mode": "markers", "name": "wstg", "text": ["wstg::wstg:wstg-athz-03", "wstg::wstg:wstg-appe-d", "wstg::wstg:wstg-inpv-05", "wstg::wstg:wstg-clnt-05", "wstg::wstg:wstg-busl-03", "wstg::wstg:wstg-clnt-04", "wstg::wstg:wstg-clnt-07", "wstg::wstg:wstg-sess-07", "wstg::wstg:wstg-clnt-12", "wstg::wstg:wstg-sess-06", "wstg::wstg:wstg-inpv-07"], "type": "scatter", "x": [-6.236, -6.647, -5.04, -7.441, -6.245, -7.482, -7.388, -4.298, -7.386, -4.246, -4.996], "y": [12.16, 15.59, 15.18, 14.19, 12.17, 14.15, 14.2, 13.7, 14.28, 13.65, 15.12]}], "layout": {"height": 600, "title": {"text": "Figure 4.2: Base BGE Embedding Space (Pre-Fine-Tuning, t-SNE)"}, "width": 900}}
